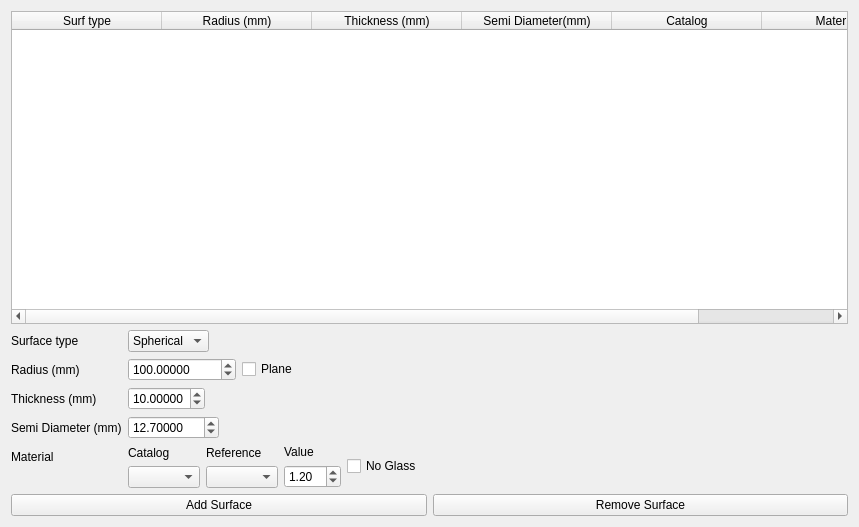
<?xml version="1.0" encoding="UTF-8"?>
<ui version="4.0">
 <class>Form</class>
 <widget class="QWidget" name="Form">
  <property name="geometry">
   <rect>
    <x>0</x>
    <y>0</y>
    <width>859</width>
    <height>527</height>
   </rect>
  </property>
  <property name="windowTitle">
   <string>Form</string>
  </property>
  <layout class="QVBoxLayout" name="verticalLayout">
   <item>
    <widget class="QTableWidget" name="surfTable">
     <property name="minimumSize">
      <size>
       <width>3</width>
       <height>0</height>
      </size>
     </property>
     <property name="selectionMode">
      <enum>QAbstractItemView::SingleSelection</enum>
     </property>
     <property name="selectionBehavior">
      <enum>QAbstractItemView::SelectRows</enum>
     </property>
     <property name="rowCount">
      <number>0</number>
     </property>
     <property name="columnCount">
      <number>6</number>
     </property>
     <attribute name="horizontalHeaderCascadingSectionResizes">
      <bool>false</bool>
     </attribute>
     <attribute name="horizontalHeaderDefaultSectionSize">
      <number>150</number>
     </attribute>
     <column>
      <property name="text">
       <string>Surf type</string>
      </property>
     </column>
     <column>
      <property name="text">
       <string>Radius (mm)</string>
      </property>
     </column>
     <column>
      <property name="text">
       <string>Thickness (mm)</string>
      </property>
     </column>
     <column>
      <property name="text">
       <string>Semi Diameter(mm)</string>
      </property>
     </column>
     <column>
      <property name="text">
       <string>Catalog</string>
      </property>
     </column>
     <column>
      <property name="text">
       <string>Material</string>
      </property>
     </column>
    </widget>
   </item>
   <item>
    <layout class="QFormLayout" name="formLayout">
     <property name="sizeConstraint">
      <enum>QLayout::SetMaximumSize</enum>
     </property>
     <property name="fieldGrowthPolicy">
      <enum>QFormLayout::ExpandingFieldsGrow</enum>
     </property>
     <item row="0" column="0">
      <widget class="QLabel" name="label_11">
       <property name="text">
        <string>Surface type</string>
       </property>
      </widget>
     </item>
     <item row="0" column="1">
      <widget class="QComboBox" name="SurfType">
       <property name="sizePolicy">
        <sizepolicy hsizetype="Minimum" vsizetype="Fixed">
         <horstretch>0</horstretch>
         <verstretch>0</verstretch>
        </sizepolicy>
       </property>
       <item>
        <property name="text">
         <string>Spherical</string>
        </property>
       </item>
      </widget>
     </item>
     <item row="1" column="0">
      <widget class="QLabel" name="label_2">
       <property name="text">
        <string>Radius (mm)</string>
       </property>
      </widget>
     </item>
     <item row="1" column="1">
      <layout class="QHBoxLayout" name="horizontalLayout_6">
       <item>
        <widget class="QDoubleSpinBox" name="R">
         <property name="decimals">
          <number>5</number>
         </property>
         <property name="minimum">
          <double>-1000000.000000000000000</double>
         </property>
         <property name="maximum">
          <double>1000000.000000000000000</double>
         </property>
         <property name="value">
          <double>100.000000000000000</double>
         </property>
        </widget>
       </item>
       <item>
        <widget class="QCheckBox" name="Plane">
         <property name="text">
          <string>Plane</string>
         </property>
        </widget>
       </item>
      </layout>
     </item>
     <item row="3" column="0">
      <widget class="QLabel" name="label">
       <property name="text">
        <string>Thickness (mm)</string>
       </property>
      </widget>
     </item>
     <item row="3" column="1">
      <widget class="QDoubleSpinBox" name="T">
       <property name="decimals">
        <number>5</number>
       </property>
       <property name="value">
        <double>10.000000000000000</double>
       </property>
      </widget>
     </item>
     <item row="4" column="0">
      <widget class="QLabel" name="label_3">
       <property name="text">
        <string>Semi Diameter (mm)</string>
       </property>
      </widget>
     </item>
     <item row="4" column="1">
      <widget class="QDoubleSpinBox" name="SD">
       <property name="decimals">
        <number>5</number>
       </property>
       <property name="minimum">
        <double>0.000000000000000</double>
       </property>
       <property name="maximum">
        <double>2000.000000000000000</double>
       </property>
       <property name="value">
        <double>12.699999999999999</double>
       </property>
      </widget>
     </item>
     <item row="5" column="0">
      <widget class="QLabel" name="label_5">
       <property name="text">
        <string>Material</string>
       </property>
      </widget>
     </item>
     <item row="5" column="1">
      <layout class="QHBoxLayout" name="horizontalLayout_2">
       <item>
        <layout class="QVBoxLayout" name="verticalLayout_4">
         <item>
          <widget class="QLabel" name="label_8">
           <property name="text">
            <string>Catalog</string>
           </property>
          </widget>
         </item>
         <item>
          <widget class="QComboBox" name="Catalog"/>
         </item>
        </layout>
       </item>
       <item>
        <layout class="QVBoxLayout" name="verticalLayout_5">
         <item>
          <widget class="QLabel" name="label_9">
           <property name="text">
            <string>Reference</string>
           </property>
          </widget>
         </item>
         <item>
          <widget class="QComboBox" name="Reference"/>
         </item>
        </layout>
       </item>
       <item>
        <layout class="QVBoxLayout" name="verticalLayout_2">
         <item>
          <widget class="QLabel" name="label_6">
           <property name="text">
            <string>Value</string>
           </property>
          </widget>
         </item>
         <item>
          <widget class="QDoubleSpinBox" name="Value">
           <property name="minimum">
            <double>1.000000000000000</double>
           </property>
           <property name="singleStep">
            <double>0.100000000000000</double>
           </property>
           <property name="value">
            <double>1.200000000000000</double>
           </property>
          </widget>
         </item>
        </layout>
       </item>
       <item>
        <widget class="QCheckBox" name="NG">
         <property name="text">
          <string>No Glass</string>
         </property>
        </widget>
       </item>
      </layout>
     </item>
    </layout>
   </item>
   <item>
    <layout class="QHBoxLayout" name="horizontalLayout_5">
     <item>
      <widget class="QPushButton" name="addSurf">
       <property name="text">
        <string>Add Surface</string>
       </property>
      </widget>
     </item>
     <item>
      <widget class="QPushButton" name="delSurf">
       <property name="text">
        <string>Remove Surface</string>
       </property>
      </widget>
     </item>
    </layout>
   </item>
  </layout>
 </widget>
 <resources/>
 <connections/>
</ui>
